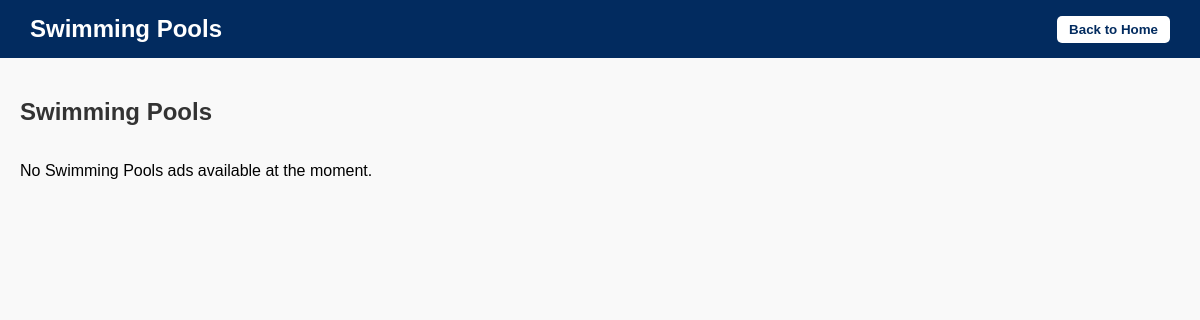
Before: /home/swimming-pools/ with the older database file.
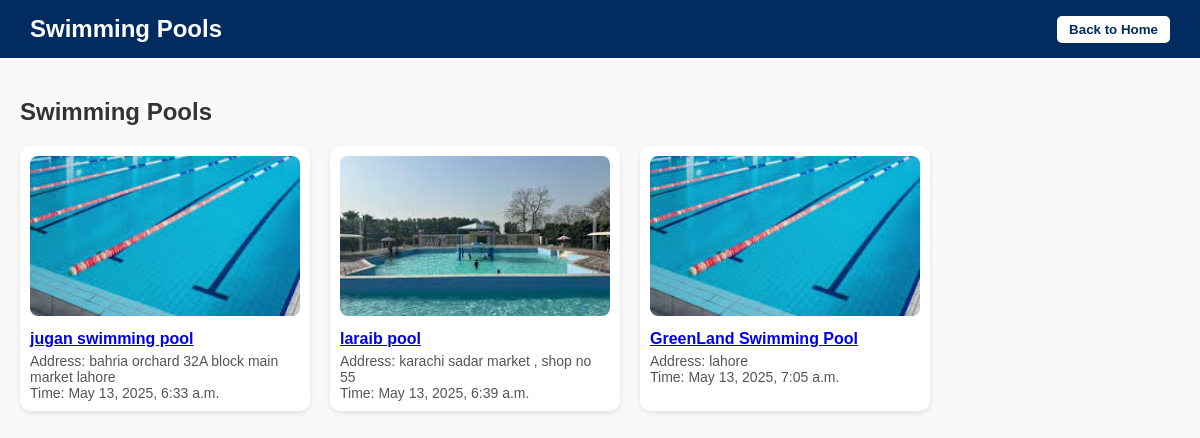
After: the same page with the newer database file.
### ads/models.py (models this page shows, shortened)
class AdPayment(models.Model):
    CATEGORY_CHOICES = [
        ('Playing Arena', 'Playing Arena'),
        ('Gym', 'Gym'),
        ('Farm House', 'Farm House'),
        ('Hotel Room', 'Hotel Room'),
        ('Saloon', 'Saloon'),
        ('Swimming Pool', 'Swimming Pool'),
        ('Cafe', 'Cafe'),
        ('Event Space', 'Event Space'),
        ('House', 'House'),
        ('Shop', 'Shop'),
    ]
    BANK_CHOICES = [
    ('meezan', 'Meezan Bank'),
    ('sadapay', 'SadaPay'),
    ('bank_alfalah', 'Bank Alfalah'),
    ('faysal', 'Faysal Bank'),
    ('hbl', 'Habib Bank Limited'),
    ('mcb', 'MCB Bank Limited'),
    ('ubl', 'United Bank Limited'),
    ('nbp', 'National Bank of Pakistan'),
    ('js_bank', 'JS Bank'),
    ('bank_of_punjab', 'Bank of Punjab'),
    ('standard_chartered', 'Standard Chartered Bank'),
    ('albaraka', 'Al Baraka Bank'),
    ('askari', 'Askari Bank'),
    ('bank_islamic', 'Bank Islami Pakistan Limited'),
]
    user = models.ForeignKey(
        settings.AUTH_USER_MODEL,
        on_delete=models.CASCADE,
        default=1
    )
    title = models.CharField(max_length=255)
    category = models.CharField(max_length=20, choices=CATEGORY_CHOICES)
    description = models.TextField()
    location = models.CharField(max_length=255)
    price = models.DecimalField(max_digits=10, decimal_places=2, null=True, blank=True)
    image = models.ImageField(upload_to='ads/images/')
    account_holder_name = models.CharField(max_length=255)
    account_number = models.CharField(max_length=255)
    bank = models.CharField(max_length=20, choices=BANK_CHOICES)  # Added choices here
    created_at = models.DateTimeField(auto_now_add=True)

### home/views.py (the view)
# urls.py: path('swimming-pools/', views.swimming_pools, name='swimming-pools'),
def swimming_pools(request):
    ads = AdPayment.objects.filter(category="Swimming Pool")
    return render(request, 'swimming_pools.html', {'ads': ads})

### home/templates/swimming_pools.html (shortened to what this page needs)
<!DOCTYPE html>
<html lang="en">
<head>
</head>
<body>
  <header>
    <h1>Swimming Pools</h1>
    <button class="back-button" onclick="window.history.back()">Back to Home</button>
  </header>
  <div class="container">
    <h2>Swimming Pools</h2>
    <div class="card-container">
      {% for ad in ads %}
      <div class="card">
        <img src="{{ ad.image.url }}" alt="{{ ad.title }}" />
        <h3><a href="{% url 'home:spot_detail' ad.id %}">{{ ad.title }}</a></h3>
        <p>Address: {{ ad.location }}<br>Time: {{ ad.created_at }}</p>
      </div>
      {% empty %}
      <p>No Swimming Pools ads available at the moment.</p>
      {% endfor %}
    </div>
  </div>
</body>
</html>

Changed rows visible on the page:
added AdPayment: image (picture), title "jugan swimming pool", location "bahria orchard 32A block main market lahore", created_at "May 13, 2025, 6:33 a.m."
added AdPayment: image (picture), title "laraib pool", location "karachi sadar market , shop no 55", created_at "May 13, 2025, 6:39 a.m."
added AdPayment: image (picture), title "GreenLand Swimming Pool", location "lahore", created_at "May 13, 2025, 7:05 a.m."
Other visible differences:
text no longer shown: "No Swimming Pools ads available at the moment."
